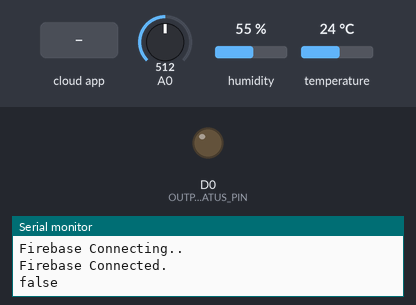
This sketch was run on a simulated ESP8266 (NodeMCU). On the bench: output pins drawn as LEDs (lit = HIGH), the last lines printed to the serial monitor. Inputs (shaded band) come from the test bench; at power-on: A0 = 512, humidity 55 %, temperature 24 °C. WiFi joins after 1.5 s; servers stay silent unless stated; network time is answered at once with the bench clock; the local clock reads 2024-03-15 10:24:30 at power-on unless the sketch sets it; the Firebase database answers and starts empty.

Above: at 2.7 s.
2.8 s: the phone or cloud app sets OUTPUT_STATUS to 1
At 7.2 s:
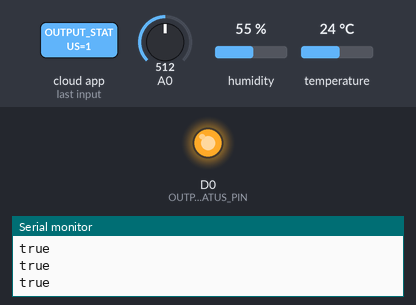
Timing chart, 0 to 11.1 s (numbered marks = the images above; inputs shaded):
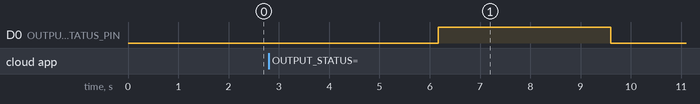

The sketch:

power_outlet.ino
```cpp
#include <ESP8266WiFi.h>
#include <FirebaseArduino.h>
#include "DHT.h"
#include <NTPClient.h>
#include <WiFiUdp.h>
#include <time.h>


#define WIFI_SSID "Test"          //Device wifi username
#define WIFI_PASSWORD "12345678"  // Device wifi password

#define FIREBASE_HOST "test-58844-default-rtdb.asia-southeast1.firebasedatabase.app"  // Firebase host
#define FIREBASE_AUTH "Y2lmJfXlEvdxX7fwF0O64arhWNI1RRc46b0wPlij"                      //Firebase Auth code

#define OUTPUT_STATUS_PIN D0

//Temperature Sensor Configuration
#define TEMPERATURE_TYPE DHT11
#define TEMPERATURE_PIN D1

//Define DHT Object
DHT dhtObj(TEMPERATURE_PIN, TEMPERATURE_TYPE);

// Define NTP Client to get time
WiFiUDP ntpUDP;
NTPClient timeClient(ntpUDP, "pool.ntp.org");

bool OUTPUT_STATUS = false;
unsigned long TIMEPREVIOURMILLS_TEMP = 0;
unsigned long TIMEPREVIOURMILLS_SCHEDULE = 0;
unsigned long TIMEPREVIOURMILLS_POWER = 0;
int currentYear = 0;
int currentMonth = 0;
int currentDay = 0;
int currentHour = 0;
int currentMinute = 0;

void setup() {

  Serial.begin(9600);

  //Pin Configuration
  pinMode(OUTPUT_STATUS_PIN, OUTPUT);
  pinMode(TEMPERATURE_PIN, INPUT);

  //Wifi Configuration
  WiFi.begin(WIFI_SSID, WIFI_PASSWORD);
  Serial.print(F("Connecting"));
  while (WiFi.status() != WL_CONNECTED) {
    Serial.print(F("."));
    delay(300);
  }
  Serial.println();
  Serial.println(F("Connected."));
  Serial.println(WiFi.localIP());
  Serial.println();

  //Firebase Configuration
  Firebase.begin(FIREBASE_HOST, FIREBASE_AUTH);
  Serial.print(F("Firebase Connecting.."));

  while (Firebase.failed() == true) {
    Serial.print(F("."));
    delay(300);
  }
  Serial.println();
  Serial.println(F("Firebase Connected."));
  Serial.println();

  //initializing dht sensor
  dhtObj.begin();

  // Initialize a NTPClient to get time
  timeClient.begin();
  timeClient.setTimeOffset(19800);
}

void loop() {

  //getting output_status every time
  OUTPUT_STATUS = Firebase.getBool("HOUSES/HOUSES_1/ADAPTORS/ADAPTOR_1/OUTPUT_STATUS");

  //setting output
  if (OUTPUT_STATUS) {
    Serial.println("true");
    digitalWrite(OUTPUT_STATUS_PIN, HIGH);
  } else {
    Serial.println("false");
    digitalWrite(OUTPUT_STATUS_PIN, LOW);
  }

  //every 5 second read temperature data and set inside the database
  if (millis() - TIMEPREVIOURMILLS_TEMP > 5000 || TIMEPREVIOURMILLS_TEMP == 0) {
    TIMEPREVIOURMILLS_TEMP = millis();
    readTemperatureData();
    checkEnvironmentCondition();
  }

  //every 30 second read schedule data and check
  if (millis() - TIMEPREVIOURMILLS_SCHEDULE > 30000 || TIMEPREVIOURMILLS_SCHEDULE == 0) {
    TIMEPREVIOURMILLS_SCHEDULE = millis();
    getRealDateTime();
    checkSchedule();
  }

  //every 3 second read power consumption and update
  if (millis() - TIMEPREVIOURMILLS_POWER > 3000 || TIMEPREVIOURMILLS_POWER == 0) {
    TIMEPREVIOURMILLS_POWER = millis();
    readPowerConsumption();
  }
}

void readTemperatureData() {

  //read temperature sensor data
  float temp = dhtObj.readTemperature();
  float hum = dhtObj.readHumidity();

  //check read data is correct
  if (isnan(temp) || isnan(hum)) {
    Serial.println(F("Failed to read from DHT sensor!"));
    return;
  }

  //set data inside the database
  Firebase.setFloat("HOUSES/HOUSES_1/ADAPTORS/ADAPTOR_1/TEMPERATURE/CURRENT", temp);
  Firebase.setFloat("HOUSES/HOUSES_1/ADAPTORS/ADAPTOR_1/HUMIDITY/CURRENT", hum);
}

void checkEnvironmentCondition() {

  //getting safe temperature value range
  float upperTemp = Firebase.getFloat("META_DATA/SAFE_TEMPERATURE/UPPER");
  float lowerTemp = Firebase.getFloat("META_DATA/SAFE_TEMPERATURE/LOWER");

  //getting safe humidity value range
  float upperHum = Firebase.getFloat("META_DATA/SAFE_HUMIDITY/UPPER");
  float lowerHum = Firebase.getFloat("META_DATA/SAFE_HUMIDITY/LOWER");

  //getting current temperature and humidity
  float humCheck = Firebase.getFloat("HOUSES/HOUSES_1/ADAPTORS/ADAPTOR_1/HUMIDITY/CURRENT");
  float tempCheck = Firebase.getFloat("HOUSES/HOUSES_1/ADAPTORS/ADAPTOR_1/TEMPERATURE/CURRENT");

  //check whether current values are inside safe the range
  if (upperTemp < tempCheck || upperHum < humCheck) {
    Firebase.setBool("HOUSES/HOUSES_1/ADAPTORS/ADAPTOR_1/OUTPUT_STATUS", false);
  } else if (lowerTemp > tempCheck || lowerHum > humCheck) {
    Firebase.setBool("HOUSES/HOUSES_1/ADAPTORS/ADAPTOR_1/OUTPUT_STATUS", false);
  }
}

void getRealDateTime() {
  timeClient.update();

  time_t epochTime = timeClient.getEpochTime();

  currentHour = timeClient.getHours();
  currentMinute = timeClient.getMinutes();

  //Get a time structure
  struct tm *ptm = gmtime((time_t *)&epochTime);

  currentDay = ptm->tm_mday;
  currentMonth = ptm->tm_mon + 1;
  currentYear = ptm->tm_year + 1900;
}

void checkSchedule() {

  //getting schedule details
  int startScheduleYear = Firebase.getInt("HOUSES/HOUSES_1/ADAPTORS/ADAPTOR_1/SCHEDULE/START_YEAR");
  int startScheduleMonth = Firebase.getInt("HOUSES/HOUSES_1/ADAPTORS/ADAPTOR_1/SCHEDULE/START_MONTH");
  int startScheduleDay = Firebase.getInt("HOUSES/HOUSES_1/ADAPTORS/ADAPTOR_1/SCHEDULE/START_DAY");
  int startScheduleHour = Firebase.getInt("HOUSES/HOUSES_1/ADAPTORS/ADAPTOR_1/SCHEDULE/START_HOUR");
  int startScheduleMinute = Firebase.getInt("HOUSES/HOUSES_1/ADAPTORS/ADAPTOR_1/SCHEDULE/START_MINUTE");
  int endScheduleYear = Firebase.getInt("HOUSES/HOUSES_1/ADAPTORS/ADAPTOR_1/SCHEDULE/END_YEAR");
  int endScheduleMonth = Firebase.getInt("HOUSES/HOUSES_1/ADAPTORS/ADAPTOR_1/SCHEDULE/END_MONTH");
  int endScheduleDay = Firebase.getInt("HOUSES/HOUSES_1/ADAPTORS/ADAPTOR_1/SCHEDULE/END_DAY");
  int endScheduleHour = Firebase.getInt("HOUSES/HOUSES_1/ADAPTORS/ADAPTOR_1/SCHEDULE/END_HOUR");
  int endScheduleMinute = Firebase.getInt("HOUSES/HOUSES_1/ADAPTORS/ADAPTOR_1/SCHEDULE/END_MINUTE");

  bool scheduleStatus = Firebase.getBool("HOUSES/HOUSES_1/ADAPTORS/ADAPTOR_1/SCHEDULE/SCHEDULE_STATUS");

  if (scheduleStatus == true) {

    //check whether it is suitable to start the power automatically
    if (currentYear == startScheduleYear && currentMonth == startScheduleMonth && currentDay == startScheduleDay && currentHour == startScheduleHour && currentMinute == startScheduleMinute) {
      Firebase.setBool("HOUSES/HOUSES_1/ADAPTORS/ADAPTOR_1/OUTPUT_STATUS", true);
    }

    //check whether it is suitable to stop the power automatically
    if (currentYear == endScheduleYear && currentMonth == endScheduleMonth && currentDay == endScheduleDay && currentHour == endScheduleHour && currentMinute == endScheduleMinute) {
      Firebase.setBool("HOUSES/HOUSES_1/ADAPTORS/ADAPTOR_1/OUTPUT_STATUS", false);
      Firebase.setBool("HOUSES/HOUSES_1/ADAPTORS/ADAPTOR_1/SCHEDULE/SCHEDULE_STATUS", false);
    }
  }
}

void readPowerConsumption() {

  int readValue;
  int maxValue = 0;
  int minValue = 1024;
  float Vpp;
  float Vrms;
  float current;
  float power;

  /* Note the time */
  uint32_t startTime = millis();

  /* and start a loop for one second to determine the max and min sensor value */
  while (millis() - startTime < 1000) {
    /* Read sensor value */
    readValue = analogRead(A0);

    /* Determine max value */
    if (readValue > maxValue) maxValue = readValue;

    /* Determine min value */
    if (readValue < minValue) minValue = readValue;
  }

  /* Then calculate the Vpp */
  Vpp = ((maxValue - minValue) * 3.3) / 1024.0;

  /* Determine the Vrms */
  Vrms = (Vpp / 2.0) * 0.707;

  /*
    Then find the current using sensitivity of sensor
  */
  current = (Vrms * 1000.0) / 66.0;

  /* Finally calculate the power considering ideal state with pure resistive load */
  power = 230.0 * current;

  //set data inside the database
  Firebase.setFloat("HOUSES/HOUSES_1/ADAPTORS/ADAPTOR_1/POWER/AMPS", current);
  Firebase.setFloat("HOUSES/HOUSES_1/ADAPTORS/ADAPTOR_1/POWER/WATTS", power);
}
```

Measured:
- after the input at 2.8 s, D0 (OUTPUT_STATUS_PIN): LOW → HIGH after 3.4 s, → LOW 3.4 s later
